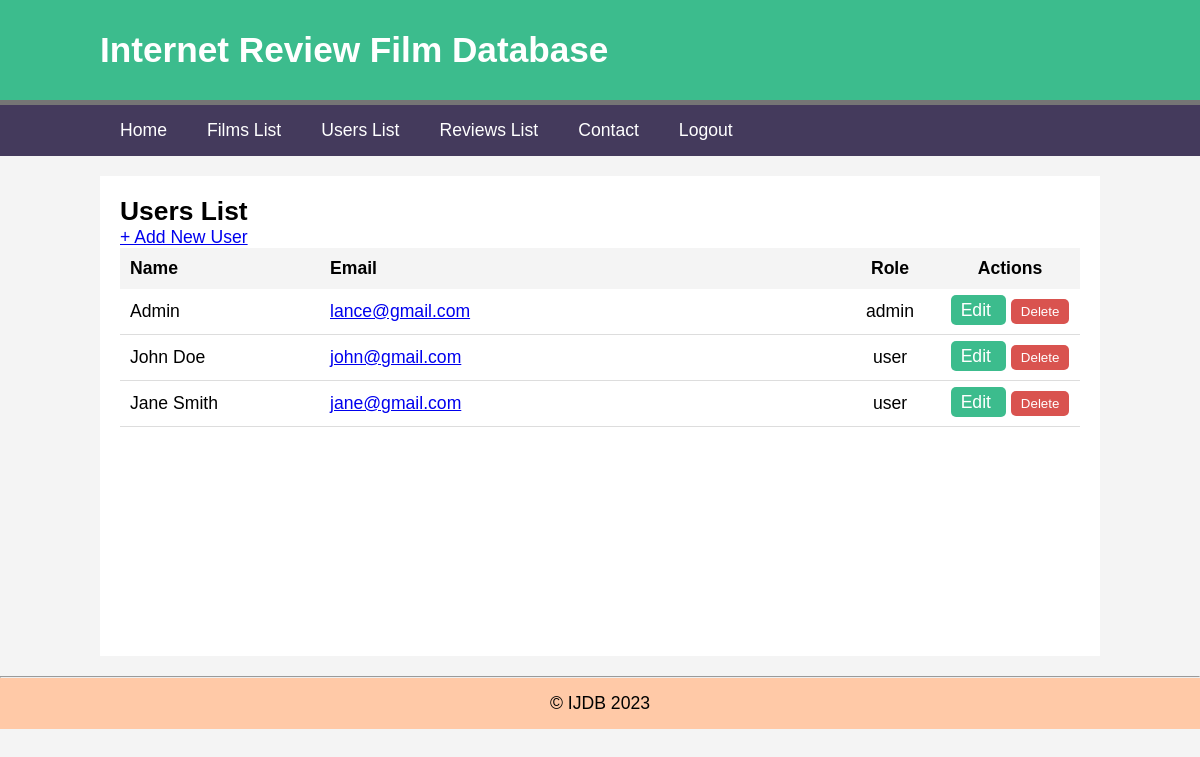
The page /admin/users.php (signed in) on the database its author committed.
### tables this page shows
CREATE TABLE `users` (
  `id` int(11) NOT NULL,
  `name` varchar(100) NOT NULL,
  `email` varchar(150) NOT NULL,
  `password` varchar(255) NOT NULL,
  `role` enum('admin','user') NOT NULL DEFAULT 'user',
  `created_at` timestamp NOT NULL DEFAULT current_timestamp()
);

### admin/users.php (called while the page is built, shortened)
<?php
try {
    include __DIR__ . '/../includes/DatabaseConnection.php';
    $sql = 'SELECT id, name, email, role FROM users';
    $users = $pdo->query($sql);
    include 'templates/users.html.php';
} catch (PDOException $e) {
    $title = 'An error has occurred';
    $output = 'Database error: ' . $e->getMessage();
}
include 'templates/layout.html.php';

### admin/templates/users.html.php (the view, shortened to what this page needs)
<h2>Users List</h2>
<p>
    <a class="button" href="adduser.php">+ Add New User</a>
</p>
<table style="width:100%; border-collapse:collapse; table-layout:fixed;">
    <tr style="background:#f4f4f4;">
        <th style="padding:10px; width:200px; text-align:left;">Name</th>
        <th style="padding:10px; text-align:left;">Email</th>
        <th style="padding:10px; width:100px; text-align:center;">Role</th>
        <th style="padding:10px; width:140px; text-align:center;">Actions</th>
    </tr>
    <?php foreach ($users as $user): ?>
    <tr style="border-bottom:1px solid #ddd;">
        <td style="padding:10px;">
            <?= htmlspecialchars($user['name']) ?>
        </td>
        <td style="padding:10px;">
            <a href="mailto:<?= htmlspecialchars($user['email']) ?>">
                <?= htmlspecialchars($user['email']) ?>
            </a>
        </td>
        <td style="padding:10px; text-align:center;">
            <?= htmlspecialchars($user['role']) ?>
        </td>
        <td style="padding:10px; text-align:center;">
            <a href="edituser.php?id=<?= $user['id'] ?>"
               style="padding:5px 10px; background:#3cbc8d; color:white; text-decoration:none; border-radius:5px; margin-right:5px;">
               Edit
            </a>
            <form action="deleteuser.php" method="post" style="display:inline;">
                <input type="submit" value="Delete"
                       style="padding:5px 10px; background:#d9534f; color:white; border:none; border-radius:5px; cursor:pointer;">
            </form>
        </td>
    </tr>
    <?php endforeach; ?>
</table>

### admin/review.css (style rules this page uses)
* { margin: 0; padding: 0; box-sizing: border-box; }
body { font-family: Arial, Helvetica, sans-serif; font-size: 1.1em; background-color: #f4f4f4; }

### rows shown on the page
users: name "Admin", email "lance@gmail.com", role "admin"
users: name "John Doe", email "john@gmail.com", role "user"
users: name "Jane Smith", email "jane@gmail.com", role "user"
